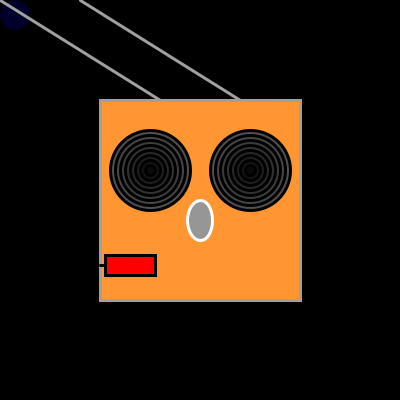
Frame 1 (no input)
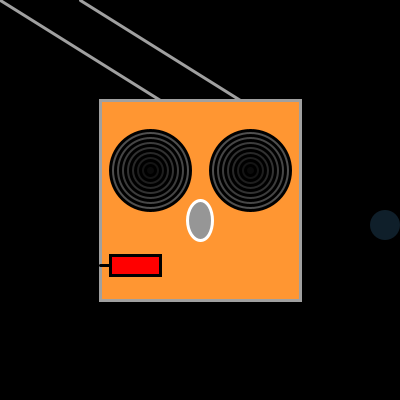
Frame 60 (the mouse pressed at the canvas centre just before this capture)
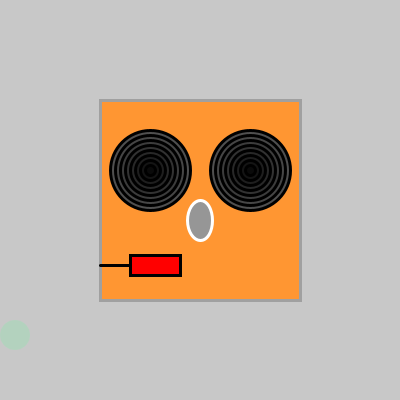
Frame 120 (the mouse held since frame 60 and released just before this capture)

The Processing sketch that drew these frames (run headless with seeded random() and noise(); from frame 60 on, the mouse is pressed at the canvas centre):

// Processing sketch: processing_23377
// ── processing_23377.pde

 int xMouth = 100;
 int xBall = 15;
 int yBall = 15;
 int state = 0;
 int speed1 = 5;
 int speed = 10;

  float g = 0;
  float r = 0;
  float b = random(255);
  float a = random(255);

void setup() {
  size(400,400);
  smooth();
  frameRate(30);
  

}

void draw() {
  background(mouseY,mouseX,mouseX);
  int x = width/2;
  int y = height/2;
  int w1 = width/2;
  
   //draw moving ball
 noStroke();
 fill(r,g,b,a);
 ellipse(xBall,yBall,30,30);
 
 g = g + 2;
 r = r + 1;
 
 if (state == 0) {
   xBall = xBall + speed;
   if (xBall > width-15) {
   xBall = width-15;
   state = 1;
 }
} else if (state == 1) {
  yBall = yBall + speed;
  if (yBall > height - 15) {
    yBall = height - 15;
    state = 2;
  }
  } else if (state == 2) {
    xBall = xBall - speed;
    if (xBall < 15) {
      xBall = 15;
      state = 3;
    }
   } else if (state == 3) {
      yBall = yBall - speed;
      if (yBall < 15) {
        yBall = 15;
        state = 0;
      }
   }
 
   //draw TV's ears
  stroke(160);
  strokeWeight(3);
  line(x-40,y/2,pmouseX,pmouseY);
  line(x+40,y/2,pmouseX+80,pmouseY);
  
  //TV's body
  rectMode(CENTER);
  fill(255,150,50);
  rect(x,y,w1,w1);

 //draw TV's eyes
  float w2 = 80;
  while (w2 <= 80 && w2 > 0) {
    
  stroke(0);
  fill(w2);
  ellipse(x-50,y-30,w2,w2);
  ellipse(x+50,y-30,w2,w2);
  w2 = w2 - 10;
}
  
  //draw TV's nose
  stroke(255);
  fill(150);
  ellipse(width/2,height/2+20,25,40);
  
  //draw TV's mouth
  rectMode(CORNER);
  xMouth = xMouth + speed1;
  
  if ((xMouth > 3*width/4-50) || (xMouth < width/4)) {
    speed1 = speed1* -1;
  }
  
  stroke(0);
  fill(255,0,0);
  rect(xMouth,y+55,50,20);
  line(xMouth,y+65,100,y+65);
}
 

                
                
